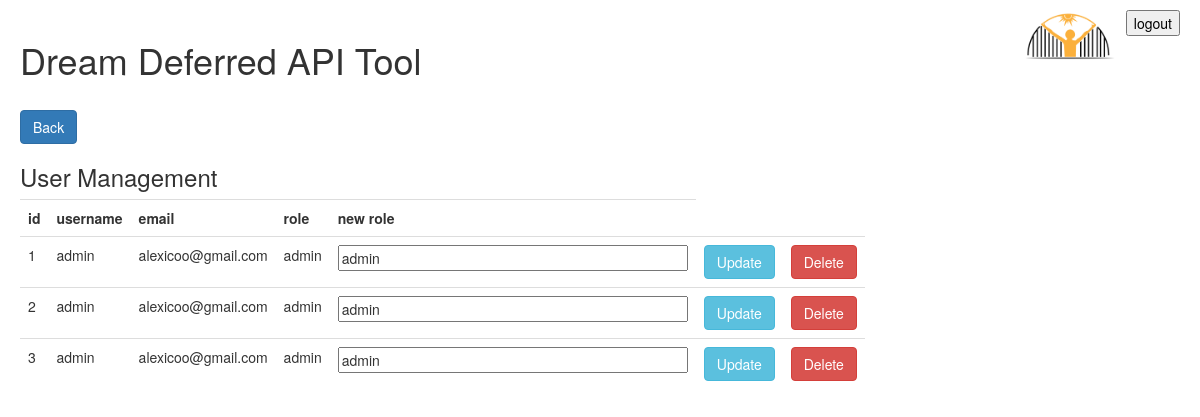
The page /users (signed in) on the database as committed earlier.
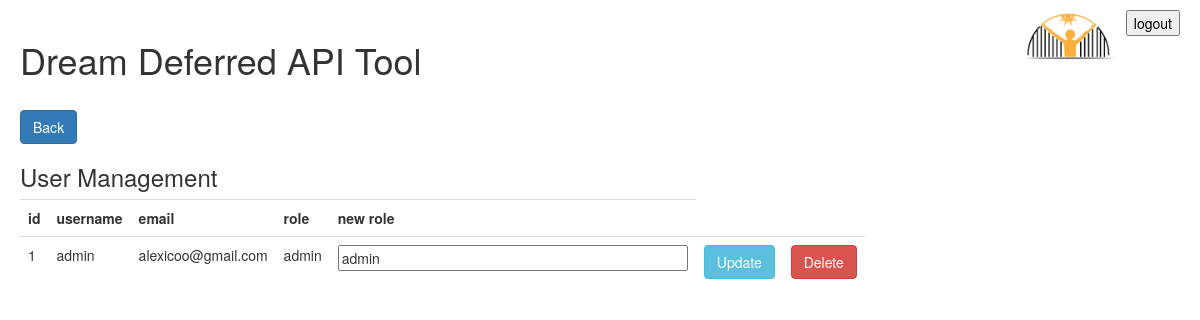
The same page on the database as committed later.
### tables this page shows
CREATE TABLE users (id INTEGER PRIMARY KEY, username text, password text, email text, role text);

### app.py (the view, shortened to what this page needs)
@app.route("/users", methods=['GET', 'POST'])
def users():
    if not(session.get('user')):
        return render_template("message.html", message="Please log in first", forward="/login")
    users = get_users()
    return render_template("user_management.html", users=users)

### db.py (called while the page is built)
def get_users():
    conn = sqlite3.connect("database.db")
    cur = conn.cursor()
    cur.execute("SELECT * FROM users")
    users = cur.fetchall()
    conn.close()
    return users

### templates/user_management.html (shortened to what this page needs)
{% extends "layout.html" %}
{% block content %}
<div>
    <br>
    <a href="{{url_for('home')}}"><button class="btn btn-primary">Back</button></a>
    <br>
    <form method="POST">
        <table class="table times_table"  width="400px">
            <tr><h3>User Management</h3></tr>
            <tr><th>id</th><th>username</th><th>email</th><th>role</th><th>new role</th></tr>
            {% for user in users %}
            <tr>
                <td>{{user[0]}}</td><td>{{user[1]}}</td><td>{{user[3]}}</td><td>{{user[4]}}</td>
                <td><input name="input_{{user[0]}}" class="time_input" type="text" name="" value="{{user[4]}}"></td><td><button value="{{user[0]}}" name="id" class="btn btn-info">Update</button></td>
                <td><button value="{{user[0]}}" name="del" class="btn btn-danger">Delete</button></td>
            </tr>
            {% endfor %}
        </table>
    </form>
</div>
{% endblock %}

### templates/layout.html (shortened to what this page needs)
<!DOCTYPE html>
<html>
<head>
    <link rel="stylesheet" href="https://maxcdn.bootstrapcdn.com/bootstrap/3.3.7/css/bootstrap.min.css">
    <link rel="stylesheet" href="https://cdnjs.cloudflare.com/ajax/libs/font-awesome/4.7.0/css/font-awesome.min.css">
    <link rel="stylesheet" href="{{url_for('static', filename='style.css')}}">
</head>
<body>
    <h1>Dream Deferred API Tool</h1>
    <img class="logo" src="{{url_for('static', filename='dd_new_logo_2022_no_letters.png')}}" alt="logo">
    {% block content %}
    {% endblock %}
    <a href="{{url_for('logout')}}"><button id="logout_btn">logout</button></a>
</body>
</html>

### static/style.css (style rules this page uses)
body { padding: 20px; }
a { color: black; }
#logout_btn { display: inline-block; position: fixed; right: 20px; top: 10px; }
.time_input { width: 350px; }
.times_table { width: 450px; border-collapse: collapse; }
.logo { width: 100px; height: auto; position: fixed; top: 10px; right: 80px; }

Rows that differ between the two databases and show on the page:
removed users: id "2", username "admin", email "alexicoo@gmail.com", role "admin"
removed users: id "3", username "admin", email "alexicoo@gmail.com", role "admin"
